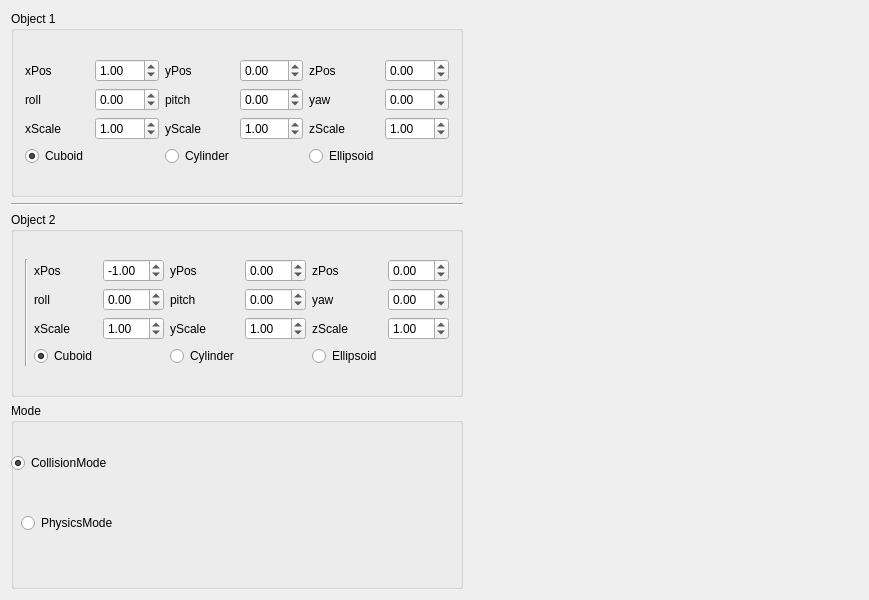
<?xml version="1.0" encoding="UTF-8"?>
<ui version="4.0">
 <class>MainWindow</class>
 <widget class="QMainWindow" name="MainWindow">
  <property name="geometry">
   <rect>
    <x>0</x>
    <y>0</y>
    <width>869</width>
    <height>600</height>
   </rect>
  </property>
  <property name="windowTitle">
   <string>Warm-up</string>
  </property>
  <widget class="QWidget" name="centralWidget">
   <layout class="QHBoxLayout" name="horizontalLayout">
    <item>
     <layout class="QVBoxLayout" name="verticalLayout_5">
      <item>
       <widget class="QGroupBox" name="groupBox">
        <property name="title">
         <string>Object 1</string>
        </property>
        <layout class="QGridLayout" name="gridLayout_2">
         <item row="0" column="0">
          <layout class="QGridLayout" name="gridLayout_3">
           <item row="0" column="4">
            <widget class="QDoubleSpinBox" name="yPos1">
             <property name="minimum">
              <double>-99.000000000000000</double>
             </property>
             <property name="singleStep">
              <double>0.100000000000000</double>
             </property>
            </widget>
           </item>
           <item row="0" column="6">
            <widget class="QDoubleSpinBox" name="zPos1">
             <property name="minimum">
              <double>-99.000000000000000</double>
             </property>
             <property name="singleStep">
              <double>0.100000000000000</double>
             </property>
            </widget>
           </item>
           <item row="0" column="2">
            <widget class="QDoubleSpinBox" name="xPos1">
             <property name="minimum">
              <double>-99.000000000000000</double>
             </property>
             <property name="singleStep">
              <double>0.100000000000000</double>
             </property>
             <property name="value">
              <double>1.000000000000000</double>
             </property>
            </widget>
           </item>
           <item row="1" column="4">
            <widget class="QDoubleSpinBox" name="pitch1">
             <property name="minimum">
              <double>-99.000000000000000</double>
             </property>
             <property name="singleStep">
              <double>0.100000000000000</double>
             </property>
            </widget>
           </item>
           <item row="1" column="5">
            <widget class="QLabel" name="label_7">
             <property name="text">
              <string>yaw</string>
             </property>
            </widget>
           </item>
           <item row="0" column="0">
            <widget class="QLabel" name="label">
             <property name="text">
              <string>xPos</string>
             </property>
            </widget>
           </item>
           <item row="0" column="3">
            <widget class="QLabel" name="label_3">
             <property name="text">
              <string>yPos</string>
             </property>
            </widget>
           </item>
           <item row="1" column="2">
            <widget class="QDoubleSpinBox" name="roll1">
             <property name="minimum">
              <double>-99.000000000000000</double>
             </property>
             <property name="singleStep">
              <double>0.100000000000000</double>
             </property>
            </widget>
           </item>
           <item row="1" column="0">
            <widget class="QLabel" name="label_5">
             <property name="text">
              <string>roll</string>
             </property>
            </widget>
           </item>
           <item row="0" column="5">
            <widget class="QLabel" name="label_4">
             <property name="text">
              <string>zPos</string>
             </property>
            </widget>
           </item>
           <item row="2" column="2">
            <widget class="QDoubleSpinBox" name="xScale1">
             <property name="singleStep">
              <double>0.100000000000000</double>
             </property>
             <property name="value">
              <double>1.000000000000000</double>
             </property>
            </widget>
           </item>
           <item row="2" column="5">
            <widget class="QLabel" name="label_17">
             <property name="text">
              <string>zScale</string>
             </property>
            </widget>
           </item>
           <item row="2" column="0">
            <widget class="QLabel" name="label_15">
             <property name="text">
              <string>xScale</string>
             </property>
            </widget>
           </item>
           <item row="2" column="3">
            <widget class="QLabel" name="label_16">
             <property name="text">
              <string>yScale</string>
             </property>
            </widget>
           </item>
           <item row="1" column="3">
            <widget class="QLabel" name="label_6">
             <property name="text">
              <string>pitch</string>
             </property>
            </widget>
           </item>
           <item row="2" column="6">
            <widget class="QDoubleSpinBox" name="zScale1">
             <property name="singleStep">
              <double>0.100000000000000</double>
             </property>
             <property name="value">
              <double>1.000000000000000</double>
             </property>
            </widget>
           </item>
           <item row="1" column="6">
            <widget class="QDoubleSpinBox" name="yaw1">
             <property name="minimum">
              <double>-99.000000000000000</double>
             </property>
             <property name="singleStep">
              <double>0.100000000000000</double>
             </property>
            </widget>
           </item>
           <item row="2" column="4">
            <widget class="QDoubleSpinBox" name="yScale1">
             <property name="singleStep">
              <double>0.100000000000000</double>
             </property>
             <property name="value">
              <double>1.000000000000000</double>
             </property>
            </widget>
           </item>
           <item row="3" column="0">
            <widget class="QRadioButton" name="radioButton_4">
             <property name="text">
              <string>Cuboid</string>
             </property>
             <property name="checked">
              <bool>true</bool>
             </property>
            </widget>
           </item>
           <item row="3" column="3">
            <widget class="QRadioButton" name="radioButton_5">
             <property name="text">
              <string>Cylinder</string>
             </property>
            </widget>
           </item>
           <item row="3" column="5">
            <widget class="QRadioButton" name="radioButton_6">
             <property name="text">
              <string>Ellipsoid</string>
             </property>
            </widget>
           </item>
          </layout>
         </item>
        </layout>
       </widget>
      </item>
      <item>
       <widget class="Line" name="line_3">
        <property name="orientation">
         <enum>Qt::Horizontal</enum>
        </property>
       </widget>
      </item>
      <item>
       <widget class="QGroupBox" name="groupBox_2">
        <property name="title">
         <string>Object 2</string>
        </property>
        <layout class="QGridLayout" name="gridLayout">
         <item row="0" column="0">
          <layout class="QHBoxLayout" name="horizontalLayout_5">
           <item>
            <widget class="Line" name="line_4">
             <property name="orientation">
              <enum>Qt::Vertical</enum>
             </property>
            </widget>
           </item>
           <item>
            <layout class="QGridLayout" name="gridLayout_4">
             <item row="0" column="5">
              <widget class="QDoubleSpinBox" name="zPos2">
               <property name="minimum">
                <double>-99.000000000000000</double>
               </property>
               <property name="singleStep">
                <double>0.100000000000000</double>
               </property>
              </widget>
             </item>
             <item row="1" column="3">
              <widget class="QDoubleSpinBox" name="pitch2">
               <property name="minimum">
                <double>-99.000000000000000</double>
               </property>
               <property name="singleStep">
                <double>0.100000000000000</double>
               </property>
              </widget>
             </item>
             <item row="3" column="2">
              <widget class="QRadioButton" name="radioButton_2">
               <property name="text">
                <string>Cylinder</string>
               </property>
              </widget>
             </item>
             <item row="0" column="4">
              <widget class="QLabel" name="label_11">
               <property name="text">
                <string>zPos</string>
               </property>
              </widget>
             </item>
             <item row="0" column="2">
              <widget class="QLabel" name="label_10">
               <property name="text">
                <string>yPos</string>
               </property>
              </widget>
             </item>
             <item row="1" column="4">
              <widget class="QLabel" name="label_14">
               <property name="text">
                <string>yaw</string>
               </property>
              </widget>
             </item>
             <item row="1" column="1">
              <widget class="QDoubleSpinBox" name="roll2">
               <property name="minimum">
                <double>-99.000000000000000</double>
               </property>
               <property name="singleStep">
                <double>0.100000000000000</double>
               </property>
              </widget>
             </item>
             <item row="2" column="4">
              <widget class="QLabel" name="label_20">
               <property name="text">
                <string>zScale</string>
               </property>
              </widget>
             </item>
             <item row="2" column="3">
              <widget class="QDoubleSpinBox" name="yScale2">
               <property name="singleStep">
                <double>0.100000000000000</double>
               </property>
               <property name="value">
                <double>1.000000000000000</double>
               </property>
              </widget>
             </item>
             <item row="2" column="2">
              <widget class="QLabel" name="label_19">
               <property name="text">
                <string>yScale</string>
               </property>
              </widget>
             </item>
             <item row="2" column="1">
              <widget class="QDoubleSpinBox" name="xScale2">
               <property name="singleStep">
                <double>0.100000000000000</double>
               </property>
               <property name="value">
                <double>1.000000000000000</double>
               </property>
              </widget>
             </item>
             <item row="0" column="0">
              <widget class="QLabel" name="label_9">
               <property name="text">
                <string>xPos</string>
               </property>
              </widget>
             </item>
             <item row="3" column="0">
              <widget class="QRadioButton" name="radioButton">
               <property name="text">
                <string>Cuboid</string>
               </property>
               <property name="checked">
                <bool>true</bool>
               </property>
              </widget>
             </item>
             <item row="1" column="2">
              <widget class="QLabel" name="label_13">
               <property name="text">
                <string>pitch</string>
               </property>
              </widget>
             </item>
             <item row="0" column="3">
              <widget class="QDoubleSpinBox" name="yPos2">
               <property name="minimum">
                <double>-99.000000000000000</double>
               </property>
               <property name="singleStep">
                <double>0.100000000000000</double>
               </property>
              </widget>
             </item>
             <item row="0" column="1">
              <widget class="QDoubleSpinBox" name="xPos2">
               <property name="minimum">
                <double>-99.000000000000000</double>
               </property>
               <property name="singleStep">
                <double>0.100000000000000</double>
               </property>
               <property name="value">
                <double>-1.000000000000000</double>
               </property>
              </widget>
             </item>
             <item row="1" column="0">
              <widget class="QLabel" name="label_12">
               <property name="text">
                <string>roll</string>
               </property>
              </widget>
             </item>
             <item row="2" column="5">
              <widget class="QDoubleSpinBox" name="zScale2">
               <property name="singleStep">
                <double>0.100000000000000</double>
               </property>
               <property name="value">
                <double>1.000000000000000</double>
               </property>
              </widget>
             </item>
             <item row="1" column="5">
              <widget class="QDoubleSpinBox" name="yaw2">
               <property name="minimum">
                <double>-99.000000000000000</double>
               </property>
               <property name="singleStep">
                <double>0.100000000000000</double>
               </property>
              </widget>
             </item>
             <item row="2" column="0">
              <widget class="QLabel" name="label_18">
               <property name="text">
                <string>xScale</string>
               </property>
              </widget>
             </item>
             <item row="3" column="4">
              <widget class="QRadioButton" name="radioButton_3">
               <property name="text">
                <string>Ellipsoid</string>
               </property>
              </widget>
             </item>
            </layout>
           </item>
          </layout>
         </item>
        </layout>
       </widget>
      </item>
      <item>
       <widget class="QGroupBox" name="groupBox_3">
        <property name="title">
         <string>Mode</string>
        </property>
        <widget class="QRadioButton" name="collisionModeRadioButton">
         <property name="geometry">
          <rect>
           <x>0</x>
           <y>50</y>
           <width>489</width>
           <height>20</height>
          </rect>
         </property>
         <property name="text">
          <string>CollisionMode</string>
         </property>
         <property name="checked">
          <bool>true</bool>
         </property>
        </widget>
        <widget class="QRadioButton" name="physicsModeRadioButton">
         <property name="geometry">
          <rect>
           <x>10</x>
           <y>110</y>
           <width>106</width>
           <height>20</height>
          </rect>
         </property>
         <property name="sizePolicy">
          <sizepolicy hsizetype="Fixed" vsizetype="Fixed">
           <horstretch>0</horstretch>
           <verstretch>0</verstretch>
          </sizepolicy>
         </property>
         <property name="text">
          <string>PhysicsMode</string>
         </property>
        </widget>
       </widget>
      </item>
     </layout>
    </item>
    <item>
     <widget class="View" name="view" native="true"/>
    </item>
   </layout>
  </widget>
 </widget>
 <layoutdefault spacing="6" margin="11"/>
 <customwidgets>
  <customwidget>
   <class>View</class>
   <extends>QWidget</extends>
   <header>view.h</header>
  </customwidget>
 </customwidgets>
 <resources/>
 <connections/>
</ui>
